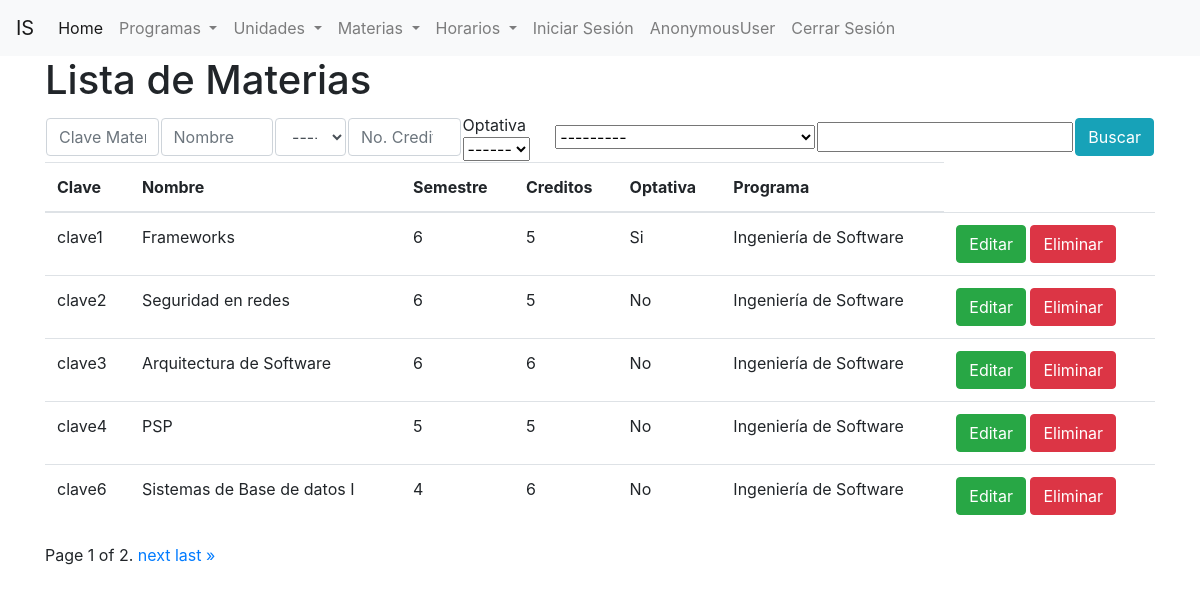
Screenshot of /materias/ with the database file from the repository.
### materias/models.py (models this page shows, shortened)
class Materia(models.Model):
    clave = models.CharField(primary_key = True , max_length=10)
    nombre = models.CharField(max_length=100)
    creditos = models.SmallIntegerField('Créditos')
    semestre = models.CharField(max_length=2, choices = SEMESTRE)
    optativa = models.BooleanField(default=False)
    programa = models.ForeignKey("unidades_academicas.ProgramaAcademico", verbose_name="Programa Academico", on_delete= models.DO_NOTHING)

### unidades_academicas/models.py (models this page shows)
class ProgramaAcademico(models.Model):
    clave = models.BigAutoField('Clave', primary_key=True)
    nombre = models.CharField('Nombre', max_length=200)
    latitud = models.CharField(max_length=50)
    longitud = models.CharField(max_length=50)
    telefono = models.CharField('Teléfono', max_length=10, blank=True, null=True)
    unidad_academica = models.ForeignKey("UnidadAcademica", \
        verbose_name='Unidad Académica', on_delete=models.DO_NOTHING)
    def __str__(self):
        return self.nombre

### materias/views.py (the view)
# urls.py: path('', views.ListaMaterias.as_view(), name = 'lista_materias'),
class ListaMaterias(ListView):
    paginate_by = 5
    model = Materia
    extra_context = {'form': FiltrosMateria}

### materias/templates/materias/materia_list.html (shortened to what this page needs)
{% extends 'base.html' %}
{% block contenido %}
    <h1> Lista de Materias</h1>
    <form action="{% url 'buscar_materia' %}" method="post">
        <table>
            <tr>
                <td>{{form.clave}}</td>
                <td>{{form.nombre}}</td>
                <td>{{form.semestre}}</td>
                <td>{{form.creditos}}</td>
                <td>
                    <span>Optativa</span>
                    <select name = 'optativa'>
                        <option value="">------</option>
                    </select>
                </td>
                <td>{{form.programa}}</td>
                <td>
                    <input type="text" name="Programa2">
                </td>
                <td>
                    <input class="btn btn-info" type="submit" value="Buscar">
                </td>
            </tr>
        </table>
    </form>
    <table class="table">
        <thead>
            <tr>
                <th>Clave</th>
                <th>Nombre</th>
                <th>Semestre</th>
                <th>Creditos</th>
                <th>Optativa</th>
                <th>Programa</th>
            </tr>
        </thead>
        <tbody>
            {% for materia in object_list %}
                <tr>
                    <td> {{materia.clave}}</td>
                    <td> {{materia.nombre}}</td>
                    <td> {{materia.semestre}}</td>
                    <td> {{materia.creditos}}</td>
                    <td> {% if materia.optativa == True %}
                            Si
                         {% else %}
                            No
                         {% endif %}
                    </td>
                    <td> {{materia.programa}}</td>
                    <td>
                        <a class="btn btn-success" href="{% url 'editar_materia' materia.clave %}"> Editar</a>
                        <a class="btn btn-danger" href="{% url 'eliminar_materia' materia.clave %}"> Eliminar</a>
                    </td>
                </tr>
            {% endfor %}
        </tbody>
    </table>
    <div class="pagination">
        <span class="step-links">
            <span class="page-item">
                Page {{ page_obj.number }} of {{ page_obj.paginator.num_pages }}.
            </span>
            {% if page_obj.has_next %}
                <a class="page-item" href="?page={{ page_obj.next_page_number }}">next</a>
                <a href="?page={{ page_obj.paginator.num_pages }}">last &raquo;</a>
            {% endif %}
        </span>
    </div>
    <br>
</body>
</html>
{% endblock contenido %}

### rows the page displays
Materia: clave "clave1", nombre "Frameworks", semestre "6", creditos "5", optativa "Si", programa "Ingeniería de Software"
Materia: clave "clave2", nombre "Seguridad en redes", semestre "6", creditos "5", optativa "No", programa "Ingeniería de Software"
Materia: clave "clave3", nombre "Arquitectura de Software", semestre "6", creditos "6", optativa "No", programa "Ingeniería de Software"
Materia: clave "clave4", nombre "PSP", semestre "5", creditos "5", optativa "No", programa "Ingeniería de Software"
Materia: clave "clave6", nombre "Sistemas de Base de datos I", semestre "4", creditos "6", optativa "No", programa "Ingeniería de Software"

### other values shown
{{ user }} "AnonymousUser"
{{ page_obj.number }} "1"
{{ page_obj.paginator.num_pages }} "2"
